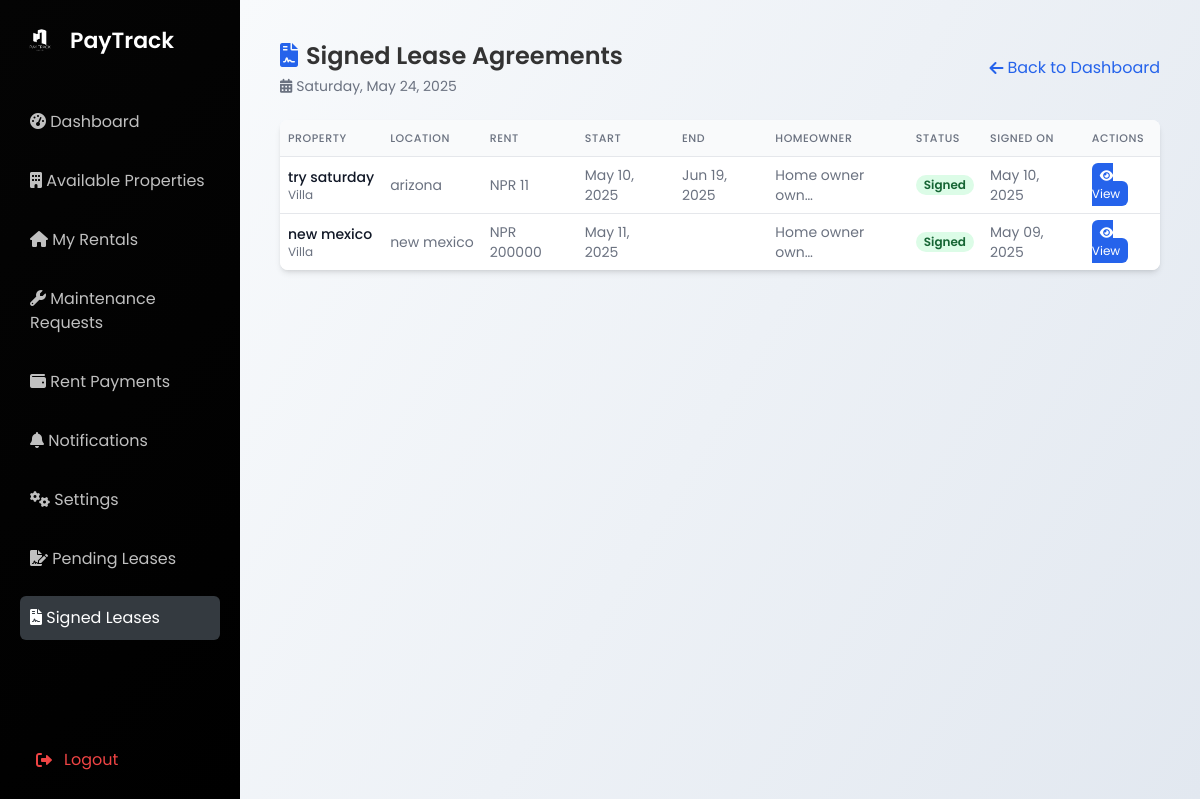
The page /tenant/signed-leases/ (signed in) on the database as committed earlier.
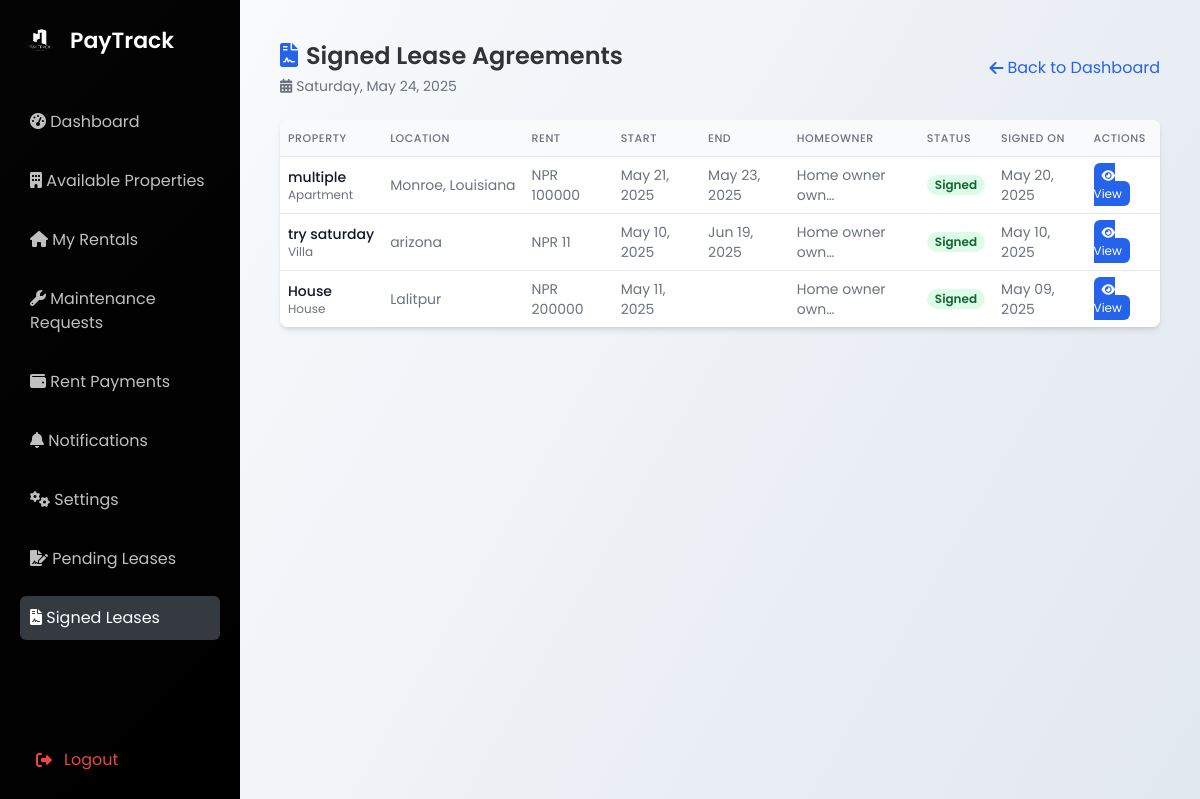
The same page on the database as committed later.
### user/models.py (models this page shows, shortened)
class RentalLeaseAgreement(models.Model):
    rental_request = models.OneToOneField(
        RentalRequest,
        on_delete=models.CASCADE,
        related_name='rental_lease_agreement'
    )
    rental = models.OneToOneField(
        Rental,
        on_delete=models.CASCADE,
        related_name='rental_lease_agreement',
        null=True,
        blank=True
    )
    lease_text = models.TextField()
    tenant_signed = models.BooleanField(default=False)
    tenant_signature = models.TextField(blank=True, null=True)  # Digital signature
    tenant_signed_at = models.DateTimeField(null=True, blank=True)
    homeowner_signed = models.BooleanField(default=False)
    homeowner_signature = models.TextField(blank=True, null=True)
    homeowner_signed_at = models.DateTimeField(null=True, blank=True)
    lease_document = models.FileField(upload_to='rental_lease_documents/', blank=True, null=True)
    tenant_id_front = models.ImageField(upload_to='tenant_ids/', blank=True, null=True)
    tenant_id_back = models.ImageField(upload_to='tenant_ids/', blank=True, null=True)
    created_at = models.DateTimeField(auto_now_add=True)
    updated_at = models.DateTimeField(auto_now=True)

class RentalRequest(models.Model):
    tenant = models.ForeignKey(
        settings.AUTH_USER_MODEL,
        on_delete=models.CASCADE,
        limit_choices_to={'user_type': 'tenant'},
        related_name='rental_requests'
    )
    property = models.ForeignKey(Property, on_delete=models.CASCADE, related_name='rental_requests')
    requested_date = models.DateTimeField(auto_now_add=True)
    start_date = models.DateField()
    end_date = models.DateField(null=True, blank=True)
    message = models.TextField(blank=True, null=True)
    status = models.CharField(
        max_length=20,
        choices=[
            ('pending', 'Pending'),
            ('approved', 'Approved'),
            ('rejected', 'Rejected'),
        ],
        default='pending'
    )

class Property(models.Model):
    PROPERTY_TYPES = [
        ('house', 'House'),
        ('apartment', 'Apartment'),
        ('villa', 'Villa'),
        ('land', 'Land'),
    ]
    homeowner = models.ForeignKey(
        settings.AUTH_USER_MODEL,
        on_delete=models.CASCADE,
        related_name='properties',
        null=True,
        blank=True
    )
    title = models.CharField(max_length=200, default="Unnamed Property")
    location = models.CharField(max_length=200, default="Unknown Location")
    property_type = models.CharField(max_length=20, choices=PROPERTY_TYPES, default='house')
    price = models.DecimalField(max_digits=10, decimal_places=2, default=0.00)
    bedrooms = models.IntegerField(null=True, blank=True, default=1)
    bathrooms = models.IntegerField(null=True, blank=True, default=1)
    description = models.TextField(default="No description available.")
    image = models.ImageField(upload_to='properties/', default='default_property.jpg')
    featured = models.BooleanField(default=False)
    is_available = models.BooleanField(default=True)  # New: To show if property is rented

class CustomUser(AbstractUser):
    USER_TYPE_CHOICES = (
        ('tenant', 'Tenant'),
        ('home owner', 'Home Owner'),
    )
    email = models.EmailField(unique=True,null=True)  # Ensuring unique emails for authentication
    user_type = models.CharField(max_length=20, choices=USER_TYPE_CHOICES, default='customer')
    phone_number = models.CharField(max_length=15, blank=True, null=True)
    address = models.TextField(blank=True, null=True)
    company_name = models.CharField(max_length=255, blank=True, null=True)
    date_of_birth = models.DateField(blank=True, null=True)
    USERNAME_FIELD = 'email'  # Login with email instead of username
    REQUIRED_FIELDS = ['username']  # Keep username as an optional field if necessary

### user/views.py (the view)
# urls.py: path('tenant/signed-leases/', views.tenant_signed_leases, name='tenant_signed_leases'),
@login_required
def tenant_signed_leases(request):
   if request.user.user_type != 'tenant':
       return redirect('dashboard')
   signed_leases = RentalLeaseAgreement.objects.filter(
       rental_request__tenant=request.user,
       tenant_signed=True
   ).order_by('-tenant_signed_at')
   return render(request, 'user/tenant_signed_leases.html', {
       'signed_leases': signed_leases
   })

### user/templates/user/tenant_signed_leases.html (shortened to what the changed rows need)
{% block content %}
<!DOCTYPE html>
<html lang="en">
<head>
  {% load static %}
  <link rel="stylesheet" href="{% static 'css/dashboard.css' %}">
  <link rel="stylesheet" href="https://cdnjs.cloudflare.com/ajax/libs/font-awesome/6.0.0-beta3/css/all.min.css">
  <script src="https://cdn.tailwindcss.com"></script>
</head>
<body class="bg-gray-100 font-poppins">
  <div class="min-h-screen flex">
    <main class="main-content space-y-6">
      <div class="flex justify-between items-center">
        <div>
          <h1 class="text-2xl font-semibold"><i class="fas fa-file-contract text-blue-600 mr-2"></i>Signed Lease Agreements</h1>
        </div>
      </div>
      <div class="bg-white rounded-lg shadow-md overflow-hidden">
        <table class="min-w-full divide-y divide-gray-200 compact-table">
          <thead class="bg-gray-50">
            <tr>
              <th scope="col" class="text-left text-xs font-medium text-gray-500 uppercase tracking-wider">Property</th>
              <th scope="col" class="text-left text-xs font-medium text-gray-500 uppercase tracking-wider">Location</th>
              <th scope="col" class="text-left text-xs font-medium text-gray-500 uppercase tracking-wider">Rent</th>
              <th scope="col" class="text-left text-xs font-medium text-gray-500 uppercase tracking-wider">Start</th>
              <th scope="col" class="text-left text-xs font-medium text-gray-500 uppercase tracking-wider">End</th>
              <th scope="col" class="text-left text-xs font-medium text-gray-500 uppercase tracking-wider">Homeowner</th>
              <th scope="col" class="text-left text-xs font-medium text-gray-500 uppercase tracking-wider">Status</th>
              <th scope="col" class="text-left text-xs font-medium text-gray-500 uppercase tracking-wider">Signed On</th>
              <th scope="col" class="text-left text-xs font-medium text-gray-500 uppercase tracking-wider">Actions</th>
            </tr>
          </thead>
          <tbody class="bg-white divide-y divide-gray-200">
            {% if signed_leases %}
              {% for lease in signed_leases %}
              <tr>
                <td>
                  <div class="flex flex-col">
                    <span class="text-sm font-medium text-gray-900 property-name" title="{{ lease.rental_request.property.title }}">{{ lease.rental_request.property.title }}</span>
                    <span class="text-xs text-gray-500">{{ lease.rental_request.property.get_property_type_display }}</span>
                  </div>
                </td>
                <td>
                  <span class="text-sm text-gray-500 location" title="{{ lease.rental_request.property.location }}">{{ lease.rental_request.property.location }}</span>
                </td>
                <td>
                  <span class="text-sm text-gray-500">NPR {{ lease.rental_request.property.price|floatformat:0 }}</span>
                </td>
                <td>
                  <span class="text-sm text-gray-500">{{ lease.rental_request.start_date|date:"M d, Y" }}</span>
                </td>
                <td>
                  <span class="text-sm text-gray-500">{{ lease.rental_request.end_date|date:"M d, Y" }}</span>
                </td>
                <td>
                  <span class="text-sm text-gray-500">
                    {% if lease.rental_request.property.homeowner.get_full_name %}
                      {{ lease.rental_request.property.homeowner.get_full_name|truncatechars:15 }}
                    {% else %}
                      {{ lease.rental_request.property.homeowner.email|truncatechars:15 }}
                    {% endif %}
                  </span>
                </td>
                <td>
                  <span class="px-2 inline-flex text-xs leading-5 font-semibold rounded-full bg-green-100 text-green-800">
                    Signed
                  </span>
                </td>
                <td>
                  <span class="text-sm text-gray-500">{{ lease.tenant_signed_at|date:"M d, Y" }}</span>
                </td>
                <td>
                  <a href="{% url 'view_rental_lease' lease.id %}" class="text-white bg-blue-600 hover:bg-blue-700 px-2 py-1 rounded-md text-xs">
                    <i class="fas fa-eye"></i> View
                  </a>
                </td>
              </tr>
              {% endfor %}
            {% else %}
              <tr>
                <td colspan="9" class="py-8 text-center text-sm text-gray-500">
                  <i class="fas fa-info-circle mr-1"></i> You haven't signed any lease agreements yet.
                </td>
              </tr>
            {% endif %}
          </tbody>
        </table>
      </div>
    </main>
  </div>
</body>
</html>
{% endblock %}

Rows that differ between the two databases and show on the page:
added RentalLeaseAgreement: rental_request.property "multiple", rental_request.property.property_type "Apartment", rental_request.property.location "Monroe, Louisiana", rental_request.property.price "100000", rental_request.start_date "May 21, 2025", rental_request.end_date "May 23, 2025", rental_request.property.homeowner.get_full_name "Home owner own…", tenant_signed_at "May 20, 2025"
changed through a linked row, RentalLeaseAgreement: rental_request.property "new mexico" → "House"; rental_request.property.property_type "Villa" → "House"; rental_request.property.location "new mexico" → "Lalitpur"
